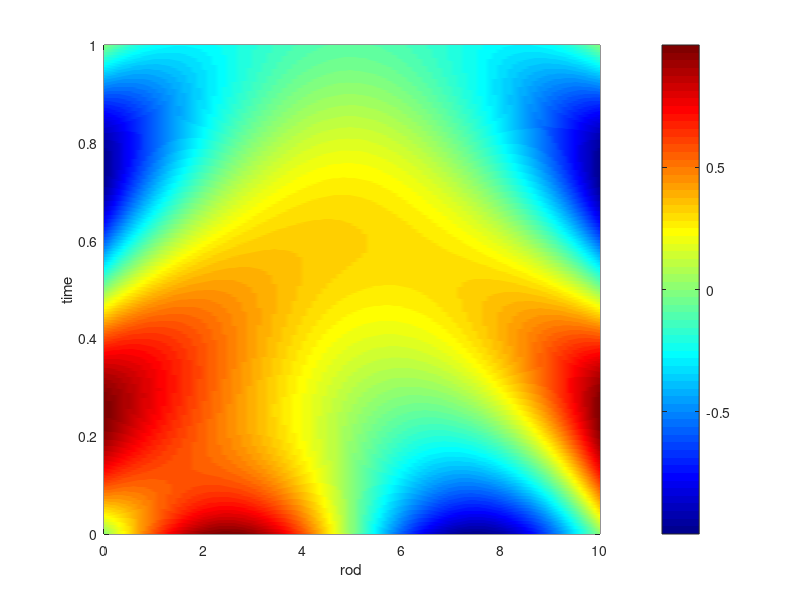

Reproduce this figure in MATLAB.
clc
clear

L=10; %rod
N=100; %point on rod
T=1; %time interval
M=2000; %points in time
D=15; %diffusivity constant

x=linspace(0,L,N);
dx = x(2) - x(1);
t=linspace(0,T,M);
dt=t(2)-t(1);

r=D*dt/dx^2;
u=zeros(N,M); %rows through space, columns through time

%boundary conditions
u(1,:)=sin((2*pi/T)*t);
u(N,:)=sin((2*pi/T)*t); 
%u(1,:)=0;
%u(N,:)=0;

%build the matrix A
A=zeros(N-2,N-2);
A(1,1)= 1+2*r;
A(1,2)= -r;
A(N-2,N-3)= -r;
A(N-2,N-2)= 1+2*r;

for k=2:N-3
    A(k,k-1)= -r;
    A(k,k)= 1+2*r;
    A(k,k+1)= -r;
end

%initial conditions
u(:,1)=sin((2*pi/L)*x);

b = u(2:N-1,1);

for k=2:M-1
    b(1) = b(1) + r * u(1,k+1);
    b(N-2) = b(N-2) + r * u(N,k+1);
    
    btilda = A\b;
    u(2:N-1,k) = btilda;
    b = btilda;
end

[X,T]=meshgrid(x,t);

pcolor(X,T,u'); shading interp; colorbar;
colormap jet
xlabel('rod')
ylabel('time')
    


